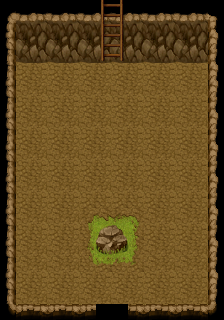

Rendered tile map (Tiled .tmx) drawn with the repository's tilesets; below, a short description and the full map source, tile grids included:
An orthogonal 14x20 tile map with 16x16 px tiles, 4 tile layers (Ground, Walls, Features, Features_1) and 18 objects (6x light_01, saker_cave_001_rock_loot_0, spawn_saker_cave, exit_saker_cave_001_main, spawn_ironforge_basement, ...).

<map version="1.0" orientation="orthogonal" width="14" height="20" tilewidth="16" tileheight="16">
 <tileset firstgid="1" name="Master" tilewidth="16" tileheight="16">
  <image source="master.png" width="2000" height="1500" />
 </tileset>
 <layer name="Ground" width="14" height="20">
  <data encoding="csv">
0,0,0,0,0,0,0,0,0,0,0,0,0,0,
0,0,0,0,0,0,0,0,0,0,0,0,0,0,
0,0,0,0,0,0,0,0,0,0,0,0,0,0,
0,1534,1533,1534,1533,1534,1533,1534,1533,1534,1533,1534,1533,0,
0,1659,1658,1659,1658,1659,1658,1659,1658,1659,1658,1659,1658,0,
0,1534,1533,1534,1533,1534,1533,1534,1533,1534,1533,1534,1533,0,
0,1659,1658,1659,1658,1659,1658,1659,1658,1659,1658,1659,1658,0,
1533,1534,1533,1534,1533,1534,1533,1534,1533,1534,1533,1534,1533,1534,
1658,1659,1658,1659,1658,1659,1658,1659,1658,1659,1658,1659,1658,1659,
1533,1534,1533,1534,1533,1534,1533,1534,1533,1534,1533,1534,1533,1534,
1658,1659,1658,1659,1658,1659,1658,1659,1658,1659,1658,1659,1658,1659,
1533,1534,1533,1534,1533,1534,1533,1534,1533,1534,1533,1534,1533,1534,
1658,1659,1658,1659,1658,1659,1658,1659,1658,1659,1658,1659,1658,1659,
1533,1534,1533,1534,1533,1534,1533,1534,1533,1534,1533,1534,1533,1534,
1658,1659,1658,1659,1658,1659,1658,1659,1658,1659,1658,1659,1658,1659,
1533,1534,1533,1534,1533,1534,1533,1534,1533,1534,1533,1534,1533,1534,
1533,1534,1533,1534,1533,1534,1533,1534,1533,1534,1533,1534,1533,1534,
1658,1659,1658,1659,1658,1659,1658,1659,1658,1659,1658,1659,1658,1659,
1533,1534,1533,1534,1533,1534,1533,1534,1533,1534,1533,1534,1533,1534,
1658,1659,1658,1659,1658,1659,1658,1659,1658,1659,1658,1659,1658,1659
</data>
 </layer>
 <layer name="Walls" width="14" height="20">
  <data encoding="csv">
3324,3327,3328,3327,3328,3327,3328,3327,3328,3327,3328,3327,3328,3321,
3449,3452,3453,3452,3453,3452,3453,3452,3453,3452,3453,3452,3453,3446,
3080,3317,3318,3317,3318,3317,3318,3317,3318,3317,3318,3317,3318,3075,
3205,3442,3443,3442,3443,3442,3443,3442,3443,3442,3443,3442,3443,3200,
3205,0,0,0,0,0,0,0,0,0,0,0,0,3075,
3080,0,0,0,0,0,0,0,0,0,0,0,0,3075,
3205,0,0,0,0,0,0,0,0,0,0,0,0,3200,
3080,0,0,0,0,0,0,0,0,0,0,0,0,3075,
3205,0,0,0,0,0,0,0,0,0,0,0,0,3200,
3080,0,0,0,0,0,0,0,0,0,0,0,0,3075,
3205,0,0,0,0,0,0,0,0,0,0,0,0,3200,
3080,0,0,0,0,0,0,0,0,0,0,0,0,3075,
3205,0,0,0,0,0,0,0,0,0,0,0,0,3200,
3080,0,0,0,0,0,0,0,0,0,0,0,0,3075,
3205,0,0,0,0,0,0,0,0,0,0,0,0,3200,
3080,0,0,0,0,0,0,0,0,0,0,0,0,3075,
3205,0,0,0,0,0,0,0,0,0,0,0,0,3200,
3080,0,0,0,0,0,0,0,0,0,0,0,0,3075,
3205,0,0,0,0,0,0,0,0,0,0,0,0,3200,
3074,2827,2828,2827,2828,2827,3202,3203,2828,2827,2828,2827,2828,3071
</data>
 </layer>
 <layer name="Features" width="14" height="20">
  <data encoding="csv">
0,0,0,0,0,0,10545,10546,0,0,0,0,0,0,
0,0,0,0,0,0,10670,10671,0,0,0,0,0,0,
0,0,0,0,0,0,10795,10796,0,0,0,0,0,0,
0,0,0,0,0,0,10920,10921,0,0,0,0,0,0,
0,0,0,0,0,0,0,0,0,0,0,0,0,0,
0,0,0,0,0,0,0,0,0,0,0,0,0,0,
0,0,0,0,0,0,0,0,0,0,0,0,0,0,
0,0,0,0,0,0,0,0,0,0,0,0,0,0,
0,0,0,0,0,0,0,0,0,0,0,0,0,0,
0,0,0,0,0,0,0,0,0,0,0,0,0,0,
0,0,0,0,0,0,0,0,0,0,0,0,0,0,
0,0,0,0,0,0,0,0,0,0,0,0,0,0,
0,0,0,0,0,0,0,0,0,0,0,0,0,0,
0,0,0,0,0,1787,1788,1789,1790,0,0,0,0,0,
0,0,0,0,0,1912,1913,1914,1915,0,0,0,0,0,
0,0,0,0,0,2037,2038,2039,2040,0,0,0,0,0,
0,0,0,0,0,2162,2163,2164,2165,0,0,0,0,0,
0,0,0,0,0,0,0,0,0,0,0,0,0,0,
0,0,0,0,0,0,0,0,0,0,0,0,0,0,
0,0,0,0,0,0,0,0,0,0,0,0,0,0
</data>
 </layer>
 <layer name="Features_1" width="14" height="20">
  <data encoding="csv">
0,0,0,0,0,0,0,0,0,0,0,0,0,0,
0,0,0,0,0,0,0,0,0,0,0,0,0,0,
0,0,0,0,0,0,0,0,0,0,0,0,0,0,
0,0,0,0,0,0,0,0,0,0,0,0,0,0,
0,0,0,0,0,0,0,0,0,0,0,0,0,0,
0,0,0,0,0,0,0,0,0,0,0,0,0,0,
0,0,0,0,0,0,0,0,0,0,0,0,0,0,
0,0,0,0,0,0,0,0,0,0,0,0,0,0,
0,0,0,0,0,0,0,0,0,0,0,0,0,0,
0,0,0,0,0,0,0,0,0,0,0,0,0,0,
0,0,0,0,0,0,0,0,0,0,0,0,0,0,
0,0,0,0,0,0,0,0,0,0,0,0,0,0,
0,0,0,0,0,0,0,0,0,0,0,0,0,0,
0,0,0,0,0,0,0,0,0,0,0,0,0,0,
0,0,0,0,0,0,2095,2096,0,0,0,0,0,0,
0,0,0,0,0,0,2220,2221,0,0,0,0,0,0,
0,0,0,0,0,0,0,0,0,0,0,0,0,0,
0,0,0,0,0,0,0,0,0,0,0,0,0,0,
0,0,0,0,0,0,0,0,0,0,0,0,0,0,
0,0,0,0,0,0,0,0,0,0,0,0,0,0
</data>
 </layer>
 <objectgroup name="entities" width="14" height="20">
  <object name="saker_cave_001_rock_loot_0" x="96" y="224" width="32" height="32">
   <properties>
    <property name="count" value="2" />
    <property name="item" value="ingot_silver" />
    <property name="script" value="script/entity/loot_rock.js" />
   </properties>
  </object>
  <object name="spawn_saker_cave" x="96" y="272" width="16" height="16">
   <properties>
    <property name="condition" value="door_enter_saker_cave_001" />
    <property name="noclip" value="true" />
    <property name="script" value="script/entity/spawn_conditional.js" />
   </properties>
  </object>
  <object name="exit_saker_cave_001_main" x="96" y="304" width="32" height="16">
   <properties>
    <property name="map" value="map/saker_cave.tmx" />
    <property name="script" value="script/entity/generic_door.js" />
   </properties>
  </object>
  <object name="spawn_ironforge_basement" x="96" y="80" width="16" height="16">
   <properties>
    <property name="condition" value="door_exit_ironforge_basement_lower_cave" />
    <property name="noclip" value="true" />
    <property name="script" value="script/entity/spawn_conditional.js" />
   </properties>
  </object>
  <object name="exit_saker_cave_001_ironforge_basement_lower" x="96" y="48" width="32" height="16">
   <properties>
    <property name="map" value="map/ironforge_basement_lower.tmx" />
    <property name="script" value="script/entity/generic_door.js" />
   </properties>
  </object>
  <object name="map_info" x="32" y="16">
   <properties>
    <property name="darkness" value="0.6" />
    <property name="script" value="script/world/map.js" />
   </properties>
  </object>
 </objectgroup>
 <objectgroup name="collisions" width="14" height="20">
  <object x="0" y="0" width="16" height="320" />
  <object x="16" y="304" width="80" height="16" />
  <object x="208" y="0" width="16" height="320" />
  <object x="128" y="304" width="80" height="16" />
  <object x="16" y="0" width="192" height="64" />
 </objectgroup>
 <objectgroup name="lights" width="14" height="20">
  <object name="light_00" x="104" y="232" width="16" height="16">
   <properties>
    <property name="brightness" value="0.7" />
    <property name="radius" value="40" />
   </properties>
  </object>
  <object name="light_01" x="104" y="0" width="16" height="16">
   <properties>
    <property name="brightness" value="0.7" />
    <property name="radius" value="25" />
   </properties>
  </object>
  <object name="light_01" x="104" y="8" width="16" height="16">
   <properties>
    <property name="brightness" value="0.7" />
    <property name="radius" value="25" />
   </properties>
  </object>
  <object name="light_01" x="104" y="24" width="16" height="16">
   <properties>
    <property name="brightness" value="0.7" />
    <property name="radius" value="25" />
   </properties>
  </object>
  <object name="light_01" x="104" y="32" width="16" height="16">
   <properties>
    <property name="brightness" value="0.7" />
    <property name="radius" value="25" />
   </properties>
  </object>
  <object name="light_01" x="104" y="48" width="16" height="16">
   <properties>
    <property name="brightness" value="0.7" />
    <property name="radius" value="25" />
   </properties>
  </object>
  <object name="light_01" x="104" y="40" width="16" height="16">
   <properties>
    <property name="brightness" value="0.7" />
    <property name="radius" value="25" />
   </properties>
  </object>
 </objectgroup>
</map>
